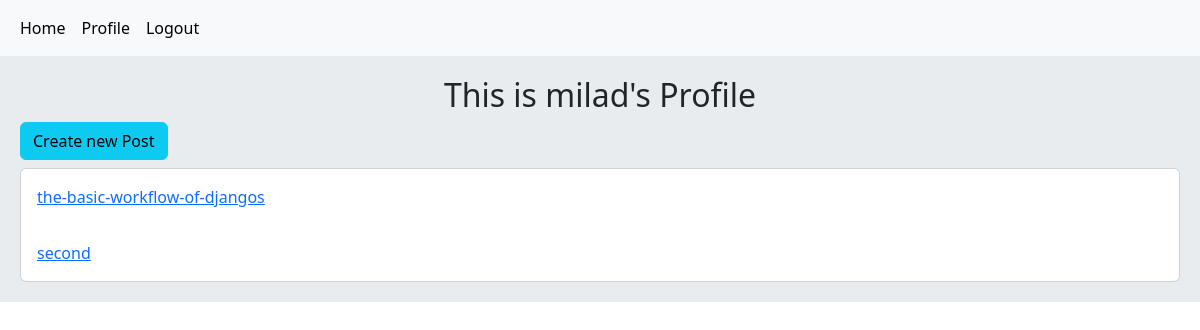
The app's page /account/profile/1/ (signed in), older data.
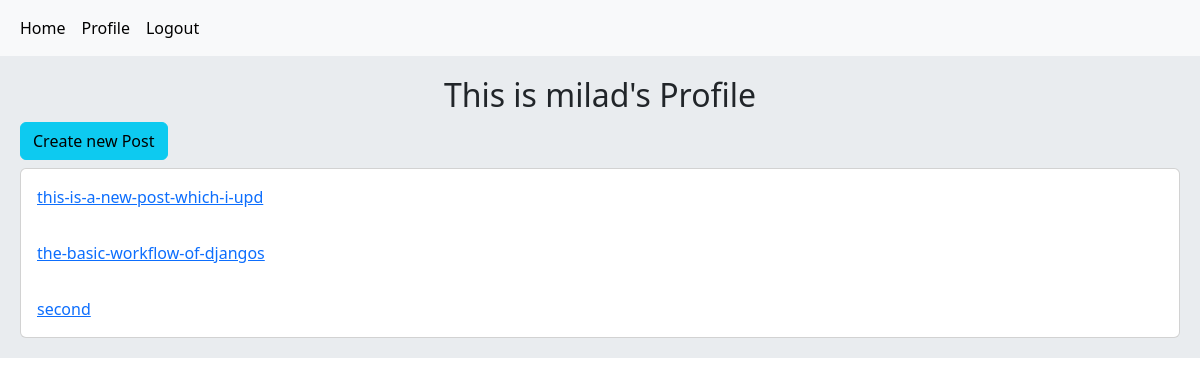
The same page, newer data.
### home/models.py (models this page shows, shortened)
class Post(models.Model):
    user = models.ForeignKey(User, on_delete=models.CASCADE, related_name='posts')
    title = models.CharField(max_length=200)
    body = models.TextField()
    slug = models.SlugField(unique=True)
    created = models.DateTimeField(auto_now_add=True)
    updated = models.DateTimeField(auto_now=True)
    class Meta:
        ordering = ('-created',)
    def get_absolute_url(self):
        return reverse('home:post_detail', kwargs={'pk': self.pk, 'slug': self.slug})

### account/views.py (the view)
# urls.py: path('profile/<int:pk>/', views.UserProfileView.as_view(), name='user_profile'),
class UserProfileView(LoginRequiredMixin, View):
    def get(self, request, pk):
        is_following = False
        user = get_object_or_404(User, pk=pk)
        posts = user.posts.all()
        relation = Relation.objects.filter(from_user=request.user, to_user=user)
        if relation.exists():
            is_following = True
        return render(request, 'account/profile.html', {'user': user, "posts": posts, "is_following": is_following})

### account/templates/account/profile.html (shortened to what this page needs)
{% extends 'master.html' %}
{% block body %}
    <h2 class="text-center">This is {{ user.username }}'s Profile</h2>
    {% if request.user.id == user.id %}
        <a href="{% url 'home:post_create' %}" class="btn btn-info mb-2">Create new Post</a>
    {% endif %}
    <div class="card">
        {% for post in posts %}
            <div class="card-body">
                <a href="{{ post.get_absolute_url }}"> {{ post.slug }}</a>
            </div>
        {% endfor %}
    </div>
{% endblock %}

Row changes from the older to the newer data that the page shows:
added Post: slug "this-is-a-new-post-which-i-upd"
